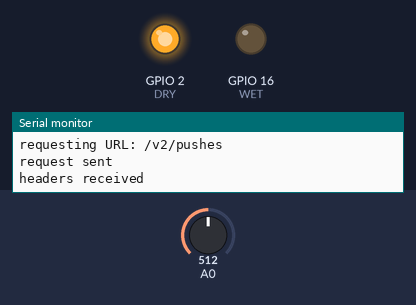
The sketch below on a simulated ESP8266 (NodeMCU). Parts: output pins drawn as LEDs (lit = HIGH), the last lines printed to the serial monitor. The test bench sets the inputs (shaded band); at power-on: A0 = 512. WiFi joins after 1.5 s; servers stay silent unless stated; web services answer with replies made up by the test bench.

Above: at 5.2 s.
5.3 s: A0 set to 486
At 7.6 s:
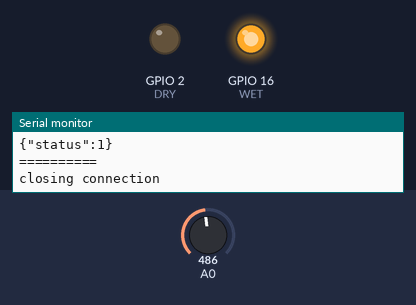
11.6 s: A0 set to 511
At 17.8 s:
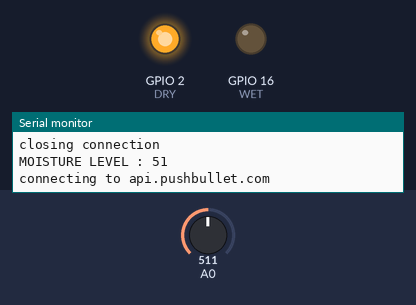
17.9 s: A0 set to 306
At 20.8 s:
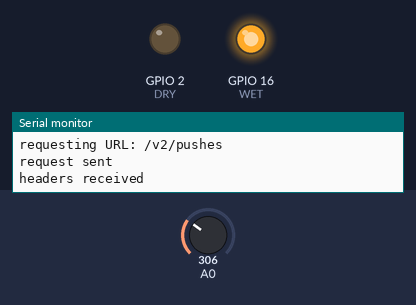
Timing chart, 0 to 22.3 s (numbered marks = the images above; inputs shaded):
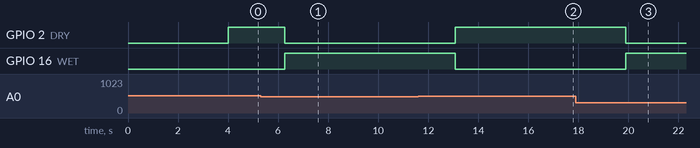

The sketch:

mois_nodeMCU.ino
```cpp
int WET= 16; // Wet Indicator at Digital PIN D0
int DRY= 2;  // Dry Indicator at Digital PIN D4

int sense_Pin= 0; // Soil Sensor input at Analog PIN A0
int value= 0;

#include <ESP8266WiFi.h>
#include <WiFiClientSecure.h>
#include <SPI.h>

const char* ssid = "wifi name";
const char* password = "wifi pass";

//Api
const char* host = "api.pushbullet.com";
//https://api.pushbullet.com/v2/pushes
const int httpsPort = 443;

const char* accessToken = "o.0GoDPKLYn9uMQMk9yJwFWOmfaiDeu50J";

const char* fingerprint = "BBFC9F1BC13CD996F268A2E34129D1478FB933BE";

void conn(char msg[]){
  WiFiClientSecure client;
  Serial.print("connecting to ");
  Serial.println(host);
  if (!client.connect(host, httpsPort)) {
    Serial.println("connection failed");
    return;
  }

  if (client.verify(fingerprint, host)) {
    Serial.println("certificate matches");
  } else {
    Serial.println("certificate doesn't match");
  }

  String url = "/v2/pushes";
  Serial.print("requesting URL: "); Serial.println(url);

  client.print(String("POST ") + url + " HTTP/1.1\r\n" +
               "Host: " + host + "\r\n" +
               "User-Agent: ESP8266\r\n" +
               "Access-Token: " + accessToken + "\r\n" +
               "Content-length: 114\r\n"
               "Content-Type: application/json\r\n" +
               "Connection: close\r\n\r\n" +msg
              );


  Serial.println("request sent");
  while (client.connected()) {
    String line = client.readStringUntil('\n');
    if (line == "\r") {
      Serial.println("headers received");
      break;
    }
  }
  String line = client.readStringUntil('\n');
  //String line1 = client.readString(); // this line is good for debugging error messages more then a single line
  if (line.startsWith("{\"active\":true")) {
    Serial.println("esp8266/Arduino CI successfull!");
  } else {
    Serial.println("esp8266/Arduino CI has failed");
  }
  Serial.println("reply was:");
  Serial.println("==========");
  Serial.println(line);
  Serial.println("==========");
  Serial.println("closing connection");

}

void setup() {
  Serial.begin(115200);
  WiFi.mode(WIFI_STA);
  WiFi.begin(ssid, password);
  Serial.println("\nConnecting to WiFi");

  while (WiFi.status() != WL_CONNECTED) {
    Serial.print(".");
    delay(1000);
  }

  Serial.println("");

   pinMode(WET, OUTPUT);
   pinMode(DRY, OUTPUT);
   delay(2000);
}

void loop() {
   Serial.print("MOISTURE LEVEL : ");
   value= analogRead(sense_Pin);
   value= value/10;
   Serial.println(value);
   if(value<50)
   {
      digitalWrite(WET, HIGH);
      char a[]="{\"body\":\"The plant is thirsty, need to give water and proper nursing.\",\"title\":\"Lake of Moisture..\",\"type\":\"note\"}";
       conn(a);
   }
   else
   {
      digitalWrite(DRY,HIGH);
     char a[]="{\"body\":\"The moisture level is ok, ensure proper nursing of the plant\",\"title\":\"Moisture level ok.\",\"type\":\"note\"}";
    conn(a);
   }
   delay(1000);
   digitalWrite(WET,LOW);
   digitalWrite(DRY, LOW);
}
```

Measured:
- the behaviour switches between 500 and 499 on A0 (found by bisection; images 0 and 1)
- after the input at 5.3 s, GPIO 2 (DRY): HIGH → LOW after 0.97 s; GPIO 16 (WET): LOW → HIGH after 0.97 s
- after the input at 11.6 s, GPIO 2 (DRY): LOW → HIGH after 1.5 s; GPIO 16 (WET): HIGH → LOW after 1.5 s
- after the input at 17.9 s, GPIO 2 (DRY): HIGH → LOW after 2.0 s; GPIO 16 (WET): LOW → HIGH after 2.0 s
